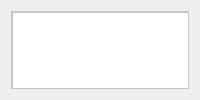
      <widget class="QWidget" name="tab_traceback">
       <attribute name="title">
        <string>Traceback</string>
       </attribute>
       <layout class="QGridLayout" name="gridLayout_3">
        <item row="0" column="0">
         <widget class="QScrollArea" name="scroll_area_traceback">
          <property name="palette">
           <palette>
            <active>
             <colorrole role="WindowText">
              <brush brushstyle="SolidPattern">
               <color alpha="255">
                <red>0</red>
                <green>0</green>
                <blue>0</blue>
               </color>
              </brush>
             </colorrole>
             <colorrole role="Button">
              <brush brushstyle="SolidPattern">
               <color alpha="255">
                <red>255</red>
                <green>255</green>
                <blue>255</blue>
               </color>
              </brush>
             </colorrole>
             <colorrole role="Light">
              <brush brushstyle="SolidPattern">
               <color alpha="255">
                <red>255</red>
                <green>255</green>
                <blue>255</blue>
               </color>
              </brush>
             </colorrole>
             <colorrole role="Midlight">
              <brush brushstyle="SolidPattern">
               <color alpha="255">
                <red>255</red>
                <green>255</green>
                <blue>255</blue>
               </color>
              </brush>
             </colorrole>
             <colorrole role="Dark">
              <brush brushstyle="SolidPattern">
               <color alpha="255">
                <red>127</red>
                <green>127</green>
                <blue>127</blue>
               </color>
              </brush>
             </colorrole>
             <colorrole role="Mid">
              <brush brushstyle="SolidPattern">
               <color alpha="255">
                <red>170</red>
                <green>170</green>
                <blue>170</blue>
               </color>
              </brush>
             </colorrole>
             <colorrole role="Text">
              <brush brushstyle="SolidPattern">
               <color alpha="255">
                <red>0</red>
                <green>0</green>
                <blue>0</blue>
               </color>
              </brush>
             </colorrole>
             <colorrole role="BrightText">
              <brush brushstyle="SolidPattern">
               <color alpha="255">
                <red>255</red>
                <green>255</green>
                <blue>255</blue>
               </color>
              </brush>
             </colorrole>
             <colorrole role="ButtonText">
              <brush brushstyle="SolidPattern">
               <color alpha="255">
                <red>0</red>
                <green>0</green>
                <blue>0</blue>
               </color>
              </brush>
             </colorrole>
             <colorrole role="Base">
              <brush brushstyle="SolidPattern">
               <color alpha="255">
                <red>255</red>
                <green>255</green>
                <blue>255</blue>
               </color>
              </brush>
             </colorrole>
             <colorrole role="Window">
              <brush brushstyle="SolidPattern">
               <color alpha="255">
                <red>255</red>
                <green>255</green>
                <blue>255</blue>
               </color>
              </brush>
             </colorrole>
             <colorrole role="Shadow">
              <brush brushstyle="SolidPattern">
               <color alpha="255">
                <red>0</red>
                <green>0</green>
                <blue>0</blue>
               </color>
              </brush>
             </colorrole>
             <colorrole role="AlternateBase">
              <brush brushstyle="SolidPattern">
               <color alpha="255">
                <red>255</red>
                <green>255</green>
                <blue>255</blue>
               </color>
              </brush>
             </colorrole>
             <colorrole role="ToolTipBase">
              <brush brushstyle="SolidPattern">
               <color alpha="255">
                <red>255</red>
                <green>255</green>
                <blue>220</blue>
               </color>
              </brush>
             </colorrole>
             <colorrole role="ToolTipText">
              <brush brushstyle="SolidPattern">
               <color alpha="255">
                <red>0</red>
                <green>0</green>
                <blue>0</blue>
               </color>
              </brush>
             </colorrole>
            </active>
            <inactive>
             <colorrole role="WindowText">
              <brush brushstyle="SolidPattern">
               <color alpha="255">
                <red>0</red>
                <green>0</green>
                <blue>0</blue>
               </color>
              </brush>
             </colorrole>
             <colorrole role="Button">
              <brush brushstyle="SolidPattern">
               <color alpha="255">
                <red>255</red>
                <green>255</green>
                <blue>255</blue>
               </color>
              </brush>
             </colorrole>
             <colorrole role="Light">
              <brush brushstyle="SolidPattern">
               <color alpha="255">
                <red>255</red>
                <green>255</green>
                <blue>255</blue>
               </color>
              </brush>
             </colorrole>
             <colorrole role="Midlight">
              <brush brushstyle="SolidPattern">
               <color alpha="255">
                <red>255</red>
                <green>255</green>
                <blue>255</blue>
               </color>
              </brush>
             </colorrole>
             <colorrole role="Dark">
              <brush brushstyle="SolidPattern">
               <color alpha="255">
                <red>127</red>
                <green>127</green>
                <blue>127</blue>
               </color>
              </brush>
             </colorrole>
             <colorrole role="Mid">
              <brush brushstyle="SolidPattern">
               <color alpha="255">
                <red>170</red>
                <green>170</green>
                <blue>170</blue>
               </color>
              </brush>
             </colorrole>
             <colorrole role="Text">
              <brush brushstyle="SolidPattern">
               <color alpha="255">
                <red>0</red>
                <green>0</green>
                <blue>0</blue>
               </color>
              </brush>
             </colorrole>
             <colorrole role="BrightText">
              <brush brushstyle="SolidPattern">
               <color alpha="255">
                <red>255</red>
                <green>255</green>
                <blue>255</blue>
               </color>
              </brush>
             </colorrole>
             <colorrole role="ButtonText">
              <brush brushstyle="SolidPattern">
               <color alpha="255">
                <red>0</red>
                <green>0</green>
                <blue>0</blue>
               </color>
              </brush>
             </colorrole>
             <colorrole role="Base">
              <brush brushstyle="SolidPattern">
               <color alpha="255">
                <red>255</red>
                <green>255</green>
                <blue>255</blue>
               </color>
              </brush>
             </colorrole>
             <colorrole role="Window">
              <brush brushstyle="SolidPattern">
               <color alpha="255">
                <red>255</red>
                <green>255</green>
                <blue>255</blue>
               </color>
              </brush>
             </colorrole>
             <colorrole role="Shadow">
              <brush brushstyle="SolidPattern">
               <color alpha="255">
                <red>0</red>
                <green>0</green>
                <blue>0</blue>
               </color>
              </brush>
             </colorrole>
             <colorrole role="AlternateBase">
              <brush brushstyle="SolidPattern">
               <color alpha="255">
                <red>255</red>
                <green>255</green>
                <blue>255</blue>
               </color>
              </brush>
             </colorrole>
             <colorrole role="ToolTipBase">
              <brush brushstyle="SolidPattern">
               <color alpha="255">
                <red>255</red>
                <green>255</green>
                <blue>220</blue>
               </color>
              </brush>
             </colorrole>
             <colorrole role="ToolTipText">
              <brush brushstyle="SolidPattern">
               <color alpha="255">
                <red>0</red>
                <green>0</green>
                <blue>0</blue>
               </color>
              </brush>
             </colorrole>
            </inactive>
            <disabled>
             <colorrole role="WindowText">
              <brush brushstyle="SolidPattern">
               <color alpha="255">
                <red>127</red>
                <green>127</green>
                <blue>127</blue>
               </color>
              </brush>
             </colorrole>
             <colorrole role="Button">
              <brush brushstyle="SolidPattern">
               <color alpha="255">
                <red>255</red>
                <green>255</green>
                <blue>255</blue>
               </color>
              </brush>
             </colorrole>
             <colorrole role="Light">
              <brush brushstyle="SolidPattern">
               <color alpha="255">
                <red>255</red>
                <green>255</green>
                <blue>255</blue>
               </color>
              </brush>
             </colorrole>
             <colorrole role="Midlight">
              <brush brushstyle="SolidPattern">
               <color alpha="255">
                <red>255</red>
                <green>255</green>
                <blue>255</blue>
               </color>
              </brush>
             </colorrole>
             <colorrole role="Dark">
              <brush brushstyle="SolidPattern">
               <color alpha="255">
                <red>127</red>
                <green>127</green>
                <blue>127</blue>
               </color>
              </brush>
             </colorrole>
             <colorrole role="Mid">
              <brush brushstyle="SolidPattern">
               <color alpha="255">
                <red>170</red>
                <green>170</green>
                <blue>170</blue>
               </color>
              </brush>
             </colorrole>
             <colorrole role="Text">
              <brush brushstyle="SolidPattern">
               <color alpha="255">
                <red>127</red>
                <green>127</green>
                <blue>127</blue>
               </color>
              </brush>
             </colorrole>
             <colorrole role="BrightText">
              <brush brushstyle="SolidPattern">
               <color alpha="255">
                <red>255</red>
                <green>255</green>
                <blue>255</blue>
               </color>
              </brush>
             </colorrole>
             <colorrole role="ButtonText">
              <brush brushstyle="SolidPattern">
               <color alpha="255">
                <red>127</red>
                <green>127</green>
                <blue>127</blue>
               </color>
              </brush>
             </colorrole>
             <colorrole role="Base">
              <brush brushstyle="SolidPattern">
               <color alpha="255">
                <red>255</red>
                <green>255</green>
                <blue>255</blue>
               </color>
              </brush>
             </colorrole>
             <colorrole role="Window">
              <brush brushstyle="SolidPattern">
               <color alpha="255">
                <red>255</red>
                <green>255</green>
                <blue>255</blue>
               </color>
              </brush>
             </colorrole>
             <colorrole role="Shadow">
              <brush brushstyle="SolidPattern">
               <color alpha="255">
                <red>0</red>
                <green>0</green>
                <blue>0</blue>
               </color>
              </brush>
             </colorrole>
             <colorrole role="AlternateBase">
              <brush brushstyle="SolidPattern">
               <color alpha="255">
                <red>255</red>
                <green>255</green>
                <blue>255</blue>
               </color>
              </brush>
             </colorrole>
             <colorrole role="ToolTipBase">
              <brush brushstyle="SolidPattern">
               <color alpha="255">
                <red>255</red>
                <green>255</green>
                <blue>220</blue>
               </color>
              </brush>
             </colorrole>
             <colorrole role="ToolTipText">
              <brush brushstyle="SolidPattern">
               <color alpha="255">
                <red>0</red>
                <green>0</green>
                <blue>0</blue>
               </color>
              </brush>
             </colorrole>
            </disabled>
           </palette>
          </property>
          <property name="font">
           <font>
            <family>Segoe UI</family>
            <pointsize>8</pointsize>
           </font>
          </property>
          <property name="widgetResizable">
           <bool>true</bool>
          </property>
          <widget class="QWidget" name="scroll_area_widget_contents_traceback">
           <property name="geometry">
            <rect>
             <x>0</x>
             <y>0</y>
             <width>653</width>
             <height>324</height>
            </rect>
           </property>
           <widget class="QPlainTextEdit" name="plain_text_edit_traceback">
            <property name="geometry">
             <rect>
              <x>0</x>
              <y>0</y>
              <width>653</width>
              <height>324</height>
             </rect>
            </property>
            <property name="font">
             <font>
              <family>Consolas</family>
              <pointsize>8</pointsize>
             </font>
            </property>
            <property name="lineWrapMode">
             <enum>QPlainTextEdit::NoWrap</enum>
            </property>
            <property name="readOnly">
             <bool>true</bool>
            </property>
           </widget>
          </widget>
         </widget>
        </item>
       </layout>
      </widget>
